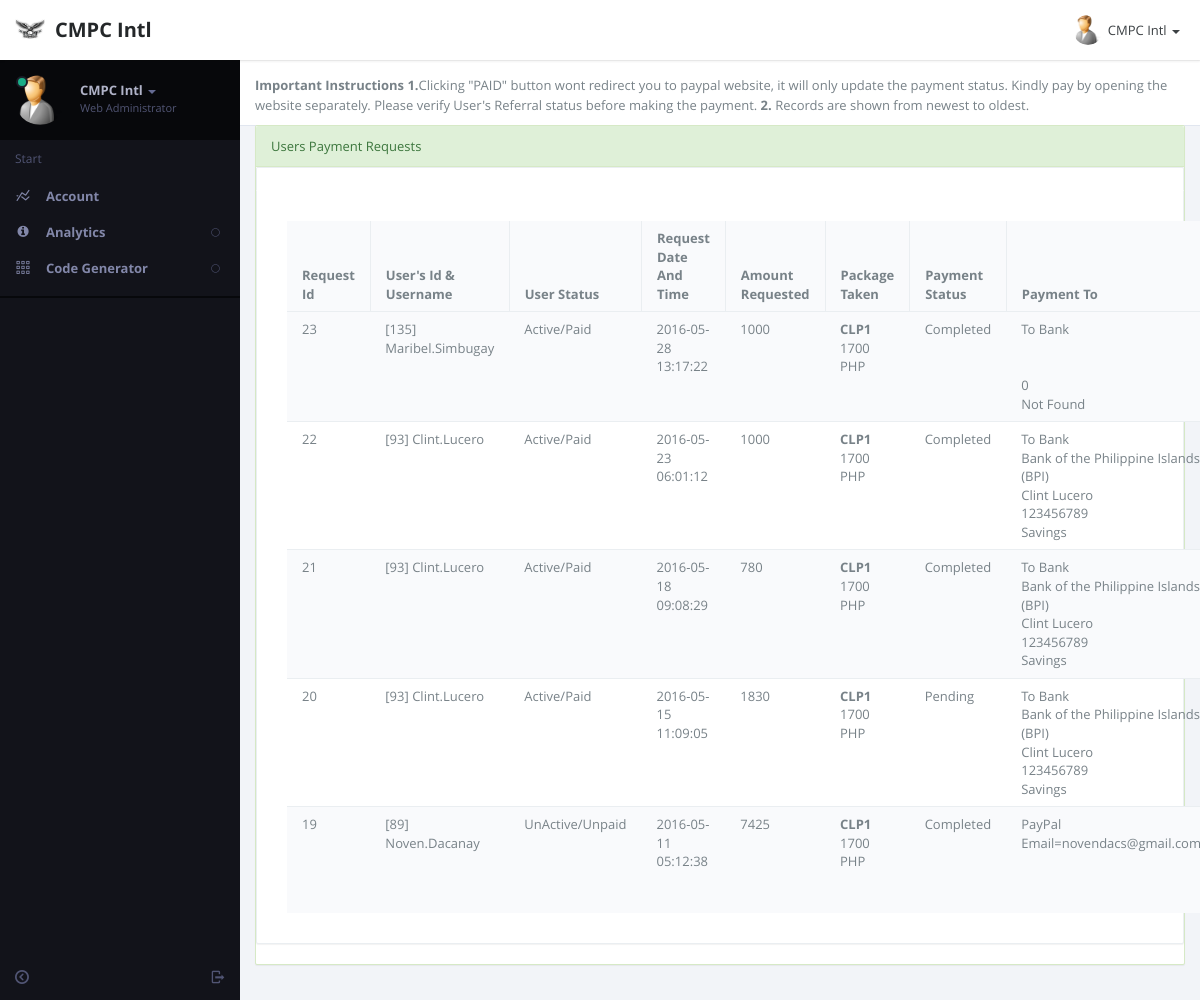
Page /admin/maintenancePK.php (signed in) on the committed database.
### tables this page shows
CREATE TABLE IF NOT EXISTS `settings` (
  `email` varchar(100) NOT NULL DEFAULT 'Enter Your E-Mail Address',
  `sno` int(9) NOT NULL,
  `wlink` varchar(100) NOT NULL DEFAULT 'www.yourwebsite.com',
  `invoicedetails` text NOT NULL,
  `coname` text NOT NULL,
  `fblink` text NOT NULL,
  `twitterlink` text NOT NULL,
  `paypalid` text NOT NULL,
  `maintain` int(1) NOT NULL DEFAULT '0',
  `alwdpayment` int(11) NOT NULL DEFAULT '0' COMMENT 'user will get payment via paypal or via payment in bank account.',
  `minmobile` double NOT NULL,
  `maxmobile` double NOT NULL,
  `footer` varchar(80) NOT NULL,
  `header` varchar(50) NOT NULL,
  `payzaid` varchar(128) NOT NULL DEFAULT 'Not Available',
  `solidtrustid` varchar(128) NOT NULL DEFAULT 'Not Available',
  `solidbutton` varchar(128) NOT NULL DEFAULT 'Not Available',
  PRIMARY KEY (`sno`)
);

CREATE TABLE IF NOT EXISTS `affiliateuser` (
  `Id` int(11) NOT NULL AUTO_INCREMENT,
  `memberID` int(30) NOT NULL,
  `username` varchar(40) NOT NULL,
  `password` text NOT NULL,
  `fname` text NOT NULL,
  `mname` text NOT NULL,
  `lname` text NOT NULL,
  `address` text NOT NULL,
  `email` text NOT NULL,
  `referedby` varchar(50) NOT NULL DEFAULT 'none',
  `ipaddress` int(10) unsigned NOT NULL,
  `mobile` bigint(10) NOT NULL,
  `active` int(11) NOT NULL,
  `doj` date NOT NULL,
  `country` text NOT NULL,
  `city` text NOT NULL,
  `tamount` double NOT NULL DEFAULT '0',
  `payment` varchar(10) NOT NULL,
  `signupcode` text NOT NULL,
  `level` int(1) NOT NULL DEFAULT '2',
  `pcktaken` int(10) NOT NULL DEFAULT '0',
  `launch` int(1) NOT NULL DEFAULT '0',
  `expiry` date NOT NULL DEFAULT '2199-12-31',
  `bankname` varchar(250) NOT NULL DEFAULT 'Not Available',
  `accountname` varchar(250) NOT NULL DEFAULT 'Not Available',
  `accountno` double NOT NULL DEFAULT '0',
  `accounttype` int(11) NOT NULL DEFAULT '0',
  `ifsccode` varchar(100) NOT NULL DEFAULT 'Not Available',
  `getpayment` int(11) NOT NULL DEFAULT '1',
  `renew` int(1) NOT NULL DEFAULT '0',
  PRIMARY KEY (`username`),
  UNIQUE KEY `Id` (`Id`)
);

CREATE TABLE IF NOT EXISTS `payments` (
  `id` int(6) NOT NULL AUTO_INCREMENT,
  `userid` varchar(50) NOT NULL,
  `payment_amount` double NOT NULL DEFAULT '0',
  `payment_status` int(1) NOT NULL DEFAULT '0',
  `itemid` varchar(25) NOT NULL,
  `createdtime` datetime NOT NULL,
  PRIMARY KEY (`id`)
);

CREATE TABLE IF NOT EXISTS `packages` (
  `id` int(11) NOT NULL AUTO_INCREMENT,
  `name` text NOT NULL,
  `price` double NOT NULL DEFAULT '0',
  `currency` text NOT NULL,
  `details` text NOT NULL,
  `tax` double NOT NULL DEFAULT '0',
  `tax1` double NOT NULL DEFAULT '0',
  `mpay` double NOT NULL DEFAULT '0',
  `sbonus` double DEFAULT '0',
  `cdate` date NOT NULL,
  `active` int(1) NOT NULL DEFAULT '1',
  `level1` double NOT NULL DEFAULT '0',
  `level2` double NOT NULL DEFAULT '0',
  `level3` double NOT NULL DEFAULT '0',
  `level4` double NOT NULL DEFAULT '0',
  `level5` double NOT NULL DEFAULT '0',
  `level6` double NOT NULL DEFAULT '0',
  `level7` double NOT NULL DEFAULT '0',
  `level8` double NOT NULL DEFAULT '0',
  `level9` double NOT NULL DEFAULT '0',
  `level10` double NOT NULL DEFAULT '0',
  `level11` double NOT NULL DEFAULT '0',
  `level12` double NOT NULL DEFAULT '0',
  `level13` double NOT NULL DEFAULT '0',
  `level14` double NOT NULL DEFAULT '0',
  `level15` double NOT NULL DEFAULT '0',
  `level1pts` double NOT NULL DEFAULT '0',
  `level2pts` double NOT NULL DEFAULT '0',
  `level3pts` double NOT NULL DEFAULT '0',
  `level4pts` double NOT NULL DEFAULT '0',
  `level5pts` double NOT NULL DEFAULT '0',
  `level6pts` double NOT NULL DEFAULT '0',
  `level7pts` double NOT NULL DEFAULT '0',
  `level8pts` double NOT NULL DEFAULT '0',
  `level9pts` double NOT NULL DEFAULT '0',
  `level10pts` double NOT NULL DEFAULT '0',
  `level11pts` double NOT NULL DEFAULT '0',
  `level12pts` double NOT NULL DEFAULT '0',
  `level13pts` double NOT NULL DEFAULT '0',
  `level14pts` double NOT NULL DEFAULT '0',
  `level15pts` double NOT NULL DEFAULT '0',
  `gateway` int(1) NOT NULL DEFAULT '3',
  `validity` int(5) NOT NULL DEFAULT '0',
  PRIMARY KEY (`id`)
);

### admin/maintenancePK.php (the view, shortened to what this page needs)
<?php
include_once ("z_db.php");
?>
<!DOCTYPE html>
<html lang="en" class="app">
<head>
<link rel="stylesheet" href="css/app.v1.css" type="text/css" />
</head>
<body class="">
<section class="vbox">
  <header class="bg-white header header-md navbar navbar-fixed-top-xs box-shadow">
    <div class="navbar-header aside-md dk"> <a href="dashboard.php" class="navbar-brand"><img src="images/logo.png" class="m-r-sm"><?php $query="SELECT header from settings where sno=0";
 $result = mysqli_query($con,$query);
while($row = mysqli_fetch_array($result))
{
	$header="$row[header]";
	print $header;
	}
  ?></a> <a class="btn btn-link visible-xs" data-toggle="dropdown" data-target=".user"> <i class="fa fa-cog"></i> </a> </div>
    <ul class="nav navbar-nav navbar-right m-n hidden-xs nav-user user">
      <li class="dropdown"> <a href="#" class="dropdown-toggle" data-toggle="dropdown"> <span class="thumb-sm avatar pull-left"> <img src="images/a0.jpg"> </span> <?php
		  $sql="SELECT fname FROM  affiliateuser WHERE username='".$_SESSION['adminidusername']."'";
		  if ($result = mysqli_query($con, $sql)) {
    while ($row = mysqli_fetch_row($result)) {
        print $row[0];
    }
}
	   ?> <b class="caret"></b> </a>
      </li>
    </ul>
  </header>
  <section>
    <section class="hbox stretch">
      <?php include ("menu_admin.php"); ?>
      <section id="content">
        <section class="vbox">
          <header class="header bg-white b-b b-light">
            <p><strong>Important Instructions </strong> <b>1.</b>Clicking "PAID" button wont redirect you to paypal website, it will only update the payment status. Kindly pay by opening the website separately. Please verify User's Referral status before making the payment.<b> 2. </b> Records are shown from newest to oldest.</p>
          </header>
          <section class="scrollable wrapper">
            <div class="row">
              <div class="col-sm-12 portlet">
                <section class="panel panel-success portlet-item">
                  <header class="panel-heading"> Users Payment Requests </header>
                  <section class="panel panel-default">
                  <header class="panel-heading bg-light">
                    <ul class="nav nav-tabs nav-justified">
                      <li class="active"><a href="#home" data-toggle="tab"></a></li>
                    </ul>
                  </header>
                  <div class="panel-body">
                    <div class="tab-content">
                      <div class="tab-pane active" id="home">
					  <div class="panel-body">
              <div class="table-responsive">
                <table class="table table-striped m-b-none" data-ride="datatables">
                  <thead>
                    <tr>
                      <th width="10%">Request Id</th>
                      <th width="15%">User's Id & Username</th>
                      <th width="15%">User Status</th>
					  <th width="8%">Request Date And Time</th>
					  <th width="15%">Amount Requested</th>
					  <th width="15%">Package Taken</th>
					  <th width="15%">Payment Status</th>
					  <th width="15%">Payment To</th>
                    </tr>
                  </thead>
                  <tbody>
				  <?php
				   $q="SELECT * FROM  payments ORDER BY id DESC";
 $r123 = mysqli_query($con,$q);
while($ro = mysqli_fetch_array($r123))
{
	$prid="$ro[id]";
	$pruid="$ro[userid]";
	$pramount="$ro[payment_amount]";
	$prstatus="$ro[payment_status]";
	$prdate="$ro[createdtime]";
 $query="SELECT * FROM  affiliateuser where Id=$pruid ";
 $result = mysqli_query($con,$query);
while($row = mysqli_fetch_array($result))
{
	$id="$row[Id]";
	$username="$row[username]";
	$email="$row[email]";
	$active="$row[active]";
	$pck="$row[pcktaken]";
	$getpayment="$row[getpayment]";
	$bn="$row[bankname]";
	$acname="$row[accountname]";
	$accno="$row[accountno]";
	$acct="$row[accounttype]";
	if($acct==1)
	{
	$acctype="Current";
	}
	else if($acct==2)
	{
	$acctype="Savings";
	}
	else{
	$acctype="Not Found";
	}
	if($getpayment==1)
	{
	$sendto="PayPal";
	$sendto.="<br>Email=$email";
	}
	else{
	$sendto="To Bank";
	$sendto.="<br>$bn<br>$acname<br>$accno<br>$acctype";
	}
	if($active==1)
	{
	$status="Active/Paid";
	}
	else if($active==0)
	{
	$status="UnActive/Unpaid";
	}
	else
	{
	$status="Unknown";
	}
	if($prstatus==1)
	{
	$pstatus="Completed";
	}
	else if($prstatus==0)
	{
	$pstatus="Pending";
	}
	else
	{
	$pstatus="Unknown";
	}
	$qu="SELECT * FROM  packages where id = $pck";
 $re = mysqli_query($con,$qu);
while($r = mysqli_fetch_array($re))
{
	$pckname="$r[name]";
	$pckprice="$r[price]";
	$pckcur="$r[currency]";
  }
  print "<tr>
				  <td>
				  $prid
				  </td>
				  <td>
				  [$id] $username
				  </td>
				  <td>
				  $status
				  </td>
				  <td>
				  $prdate
				  </td>
				  <td>
				  $pramount
				  </td>
				  <td>
				  <b>$pckname </b> <br/> $pckprice $pckcur
				  </td>
				  <td>
				  $pstatus
				  </td>
				   <td>
				  $sendto
				  </td>
				  <td>";
		print"		  </p>
				  </td>
				  </tr>";
  }
  }
  ?>
                  </tbody>
                </table>
              </div>
                  </div>
					  </div>
                    </div>
                  </div>
                </section>
                </section>
              </div>
            </div>
          </section>
        </section>
        <a href="#" class="hide nav-off-screen-block" data-toggle="class:nav-off-screen" data-target="#nav"></a> </section>
    </section>
  </section>
</section>
</body>
</html>

### admin/menu_admin.php (shortened to what this page needs)
      <aside class="bg-black aside-md hidden-print" id="nav">
        <section class="vbox">
          <section class="w-f scrollable">
            <div class="slim-scroll" data-height="auto" data-disable-fade-out="true" data-distance="0" data-size="10px" data-color="#333333">
              <div class="clearfix wrapper dk nav-user hidden-xs">
                <div class="dropdown"> <a href="#" class="dropdown-toggle" data-toggle="dropdown"> <span class="thumb avatar pull-left m-r"> <img src="images/a0.jpg"> <i class="on md b-black"></i> </span> <span class="hidden-nav-xs clear"> <span class="block m-t-xs"> <strong class="font-bold text-lt"><?php
		  $sql="SELECT fname FROM  affiliateuser WHERE username='".$_SESSION['adminidusername']."'";
		  if ($result = mysqli_query($con, $sql)) {
    while ($row = mysqli_fetch_row($result)) {
        print $row[0];
    }
}
	   ?></strong> <b class="caret"></b> </span> <span class="text-muted text-xs block">Web Administrator</span> </span> </a>
                </div>
              </div>
              <nav class="nav-primary hidden-xs">
                <div class="text-muted text-sm hidden-nav-xs padder m-t-sm m-b-sm">Start</div>
                <ul class="nav nav-main" data-ride="collapse">
                  <li> <a href="#" class="auto"> <i class="i i-statistics icon"> </i> <span class="font-bold">Account</span> </a>
				  </li>
				  <li > <a href="#" class="auto"> <span class="pull-right text-muted"> <i class="i i-circle-sm-o text"></i> <i class="i i-circle-sm text-active"></i> </span> <i class="fa fa-info-circle"> </i> <span class="font-bold">Analytics</span> </a>
                  </li>
<li > <a href="#" class="auto"> <span class="pull-right text-muted"> <i class="i i-circle-sm-o text"></i> <i class="i i-circle-sm text-active"></i> </span> <i class="i i-grid2 icon"> </i> <span class="font-bold">Code Generator</span> </a>
                  </li>
                </ul>
                <div class="line dk hidden-nav-xs"></div>
              </nav>
            </div>
          </section>
          <footer class="footer hidden-xs no-padder text-center-nav-xs"> <a href="logout.php" data-toggle="ajaxModal" class="btn btn-icon icon-muted btn-inactive pull-right m-l-xs m-r-xs hidden-nav-xs"> <i class="i i-logout"></i> </a> <a href="#nav" data-toggle="class:nav-xs" class="btn btn-icon icon-muted btn-inactive m-l-xs m-r-xs"> <i class="i i-circleleft text"></i> <i class="i i-circleright text-active"></i> </a> </footer>
        </section>
      </aside>

### rows in the picture
settings: header "CMPC Intl"
affiliateuser: fname "CMPC Intl"
payments: id "23", createdtime "2016-05-28 13:17:22", payment_amount "1000", payment_status "Completed"
affiliateuser: Id "135", username "Maribel.Simbugay", active "Active/Paid", packages.name "CLP1", packages.price "1700", packages.currency "PHP", getpayment "To Bank", accountno "0", accounttype "Not Found"
payments: id "22", createdtime "2016-05-23 06:01:12", payment_amount "1000", payment_status "Completed"
affiliateuser: Id "93", username "Clint.Lucero", active "Active/Paid", packages.name "CLP1", packages.price "1700", packages.currency "PHP", getpayment "To Bank", bankname "Bank of the Philippine Islands (BPI)", accountname "Clint Lucero", accountno "123456789", accounttype "Savings"
payments: id "21", createdtime "2016-05-18 09:08:29", payment_amount "780", payment_status "Completed"
payments: id "20", createdtime "2016-05-15 11:09:05", payment_amount "1830", payment_status "Pending"
payments: id "19", createdtime "2016-05-11 05:12:38", payment_amount "7425", payment_status "Completed"
affiliateuser: Id "89", username "Noven.Dacanay", active "UnActive/Unpaid", packages.name "CLP1", packages.price "1700", packages.currency "PHP", getpayment "PayPal", email "novendacs@gmail.com"
